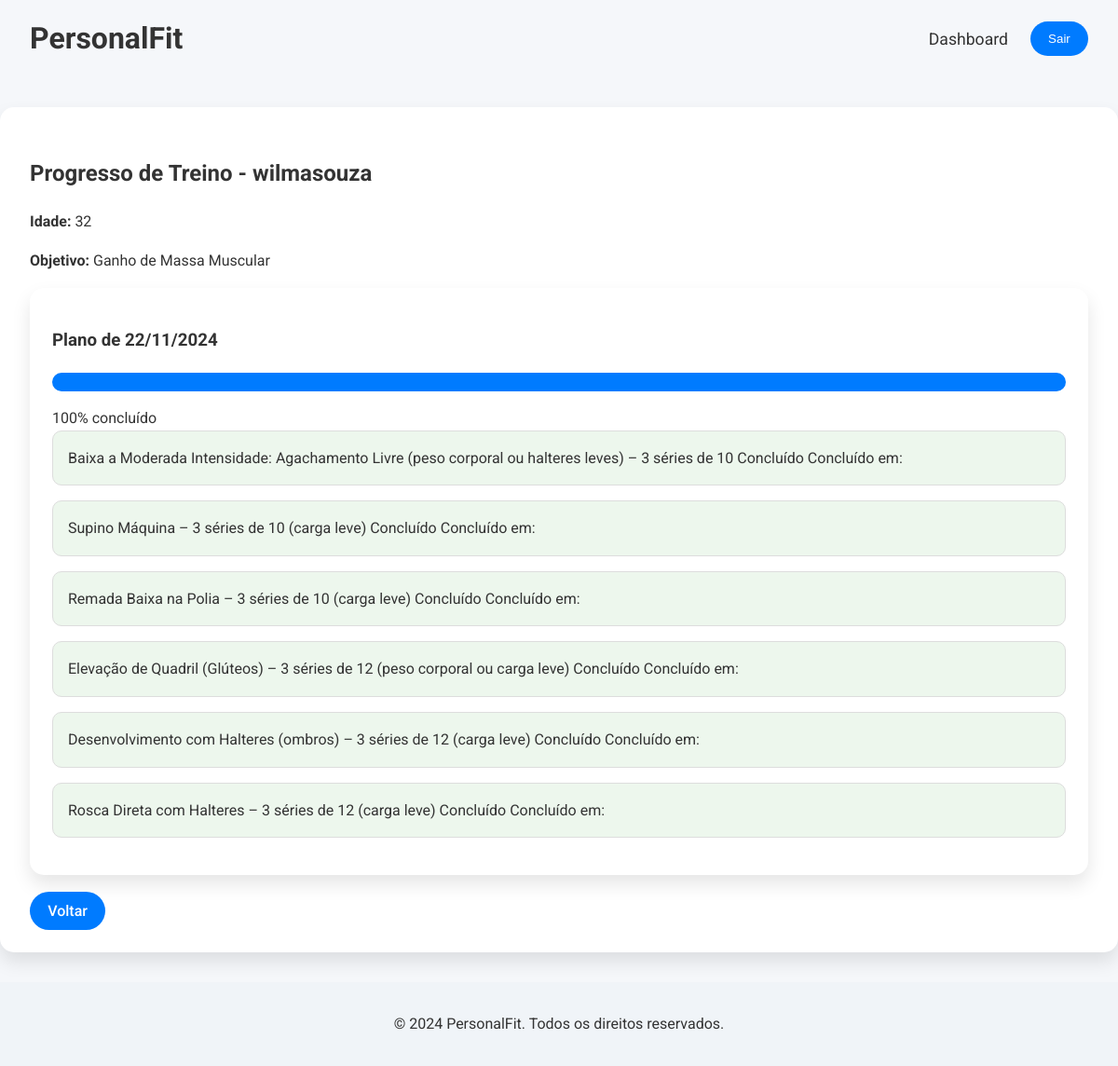
/teacher-progress/5/ (signed in), run on an earlier commit of the app's database.
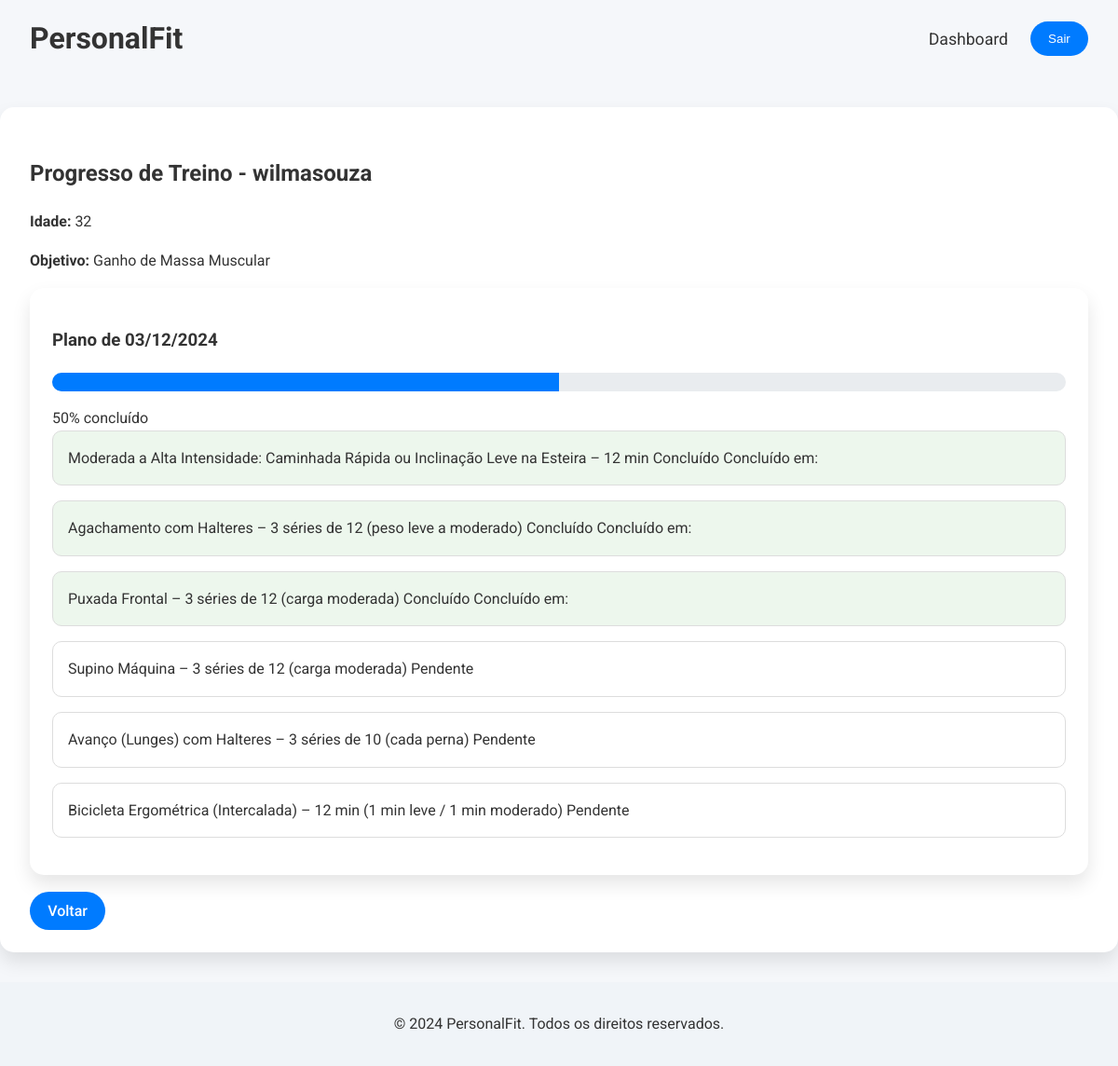
And on a later commit of the database.
### pe_evaluation/models.py (models this page shows, shortened)
class Student(models.Model):
    user = models.OneToOneField(User, on_delete=models.CASCADE)
    age = models.IntegerField(null=True, blank=True)
    height = models.FloatField(null=True, blank=True)
    weight = models.FloatField(null=True, blank=True)
    goal = models.CharField(max_length=50, choices=[
        ('Condicionamento Físico', 'Condicionamento Físico'),
        ('Emagrecimento', 'Emagrecimento'),
        ('Ganho de Massa Muscular', 'Ganho de Massa Muscular'),
    ], null=True, blank=True)

class TrainingPlan(models.Model):
    student = models.ForeignKey(Student, on_delete=models.CASCADE, related_name='training_plans')
    plan_details = models.TextField()
    created_at = models.DateTimeField(auto_now_add=True)

class ExerciseStatus(models.Model):
    training_plan = models.ForeignKey(TrainingPlan, on_delete=models.CASCADE, related_name='exercise_statuses')
    exercise_description = models.TextField()
    status = models.CharField(max_length=10, choices=[('pending', 'Pendente'), ('completed', 'Concluído')], default='pending')
    created_at = models.DateTimeField(auto_now_add=True)

### pe_evaluation/views.py (the view)
# urls.py: path('teacher-progress/<int:student_id>/', views.teacher_training_progress, name='teacher_training_progress'),
@login_required
@user_passes_test(is_teacher)
def teacher_training_progress(request, student_id):
    student = get_object_or_404(User, id=student_id)
    training_plans = TrainingPlan.objects.filter(student=student.student).order_by('-created_at')
    for plan in training_plans:
        total_exercises = plan.exercise_statuses.count()
        completed_exercises = plan.exercise_statuses.filter(status='completed').count()
        plan.completion_percentage = int((completed_exercises / total_exercises * 100) if total_exercises > 0 else 0)
    return render(request, 'teacher_training_progress.html', {
        'student': student,
        'training_plans': training_plans
    })

### pe_evaluation/views.py (called while the page is built)
def is_teacher(user):
    return user.is_authenticated and (user.is_staff or user.is_superuser)

### pe_evaluation/templates/teacher_training_progress.html (shortened to what this page needs)
{% extends 'base.html' %}
{% load static %}
{% block content %}
<section class="section-modern">
    <div class="dashboard-container">
        <h2>Progresso de Treino - {{ student.username }}</h2>
        <div class="student-info">
            <p><strong>Idade:</strong> {{ student.student.age }}</p>
            <p><strong>Objetivo:</strong> {{ student.student.goal }}</p>
        </div>
        <div class="training-progress">
            {% for plan in training_plans %}
                <div class="plan-card">
                    <h3>Plano de {{ plan.created_at|date:"d/m/Y" }}</h3>
                    <div class="progress-summary">
                        <div class="progress-bar">
                            <div class="progress" style="width: {{ plan.completion_percentage }}%"></div>
                        </div>
                        <span>{{ plan.completion_percentage }}% concluído</span>
                    </div>
                    <div class="exercises-list">
                        {% for exercise in plan.exercise_statuses.all %}
                            <div class="exercise-item {% if exercise.status == 'completed' %}completed{% endif %}">
                                <span class="exercise-name">{{ exercise.exercise_description }}</span>
                                <span class="exercise-status">{{ exercise.get_status_display }}</span>
                                <span class="exercise-date">
                                    {% if exercise.status == 'completed' %}
                                        Concluído em: {{ exercise.updated_at|date:"d/m/Y" }}
                                    {% endif %}
                                </span>
                            </div>
                        {% endfor %}
                    </div>
                </div>
            {% empty %}
                <p>Nenhum plano de treino atribuído ainda.</p>
            {% endfor %}
        </div>
        <br>
        <a href="{% url 'teacher_students' %}" class="btn back-button">Voltar</a>
    </div>
</section>
{% endblock %}

### pe_evaluation/templates/base.html (shortened to what this page needs)
{% load static %}
<!DOCTYPE html>
<html lang="pt-BR">
<head>
    <link rel="stylesheet" href="{% static 'css/style.css' %}">
</head>
<body>
    <header class="header-modern">
        <nav class="nav-transparent">
            <div class="logo">PersonalFit</div>
            <ul>
                {% if user.is_authenticated %}
                    {% if user.is_staff %}
                        <li><a href="{% url 'teacher_dashboard' %}">Dashboard</a></li>
                    {% else %}
                        <li><a href="{% url 'student_dashboard' %}">Dashboard</a></li>
                    {% endif %}
                    <li>
                        <form method="post" action="{% url 'logout' %}" style="display: inline;">
                            <button type="submit" class="btn">Sair</button>
                        </form>
                    </li>
                {% else %}
                    <li><a href="{% url 'login' %}" class="btn">Entrar</a></li>
                    <li><a href="{% url 'register' %}" class="btn btn-primary">Cadastrar</a></li>
                {% endif %}
            </ul>
        </nav>
    </header>
    <main>
        {% block content %}{% endblock %}
    </main>
    <footer class="footer-modern">
        <p>&copy; 2024 PersonalFit. Todos os direitos reservados.</p>
    </footer>
</body>
</html>

### pe_evaluation/static/css/style.css (style rules this page uses)
body { font-family: 'Roboto', sans-serif; line-height: 1.6; margin: 0; color: #333; background-color: #f5f7fa; display: flex; flex-direction: column; min-height: 100vh; }
.header-modern { background-color: transparent; padding: 1rem 2rem; position: relative; width: 100%; box-sizing: border-box; z-index: 100; }
.nav-transparent { display: flex; justify-content: space-between; align-items: center; max-width: 1200px; margin: 0 auto; width: 100%; }
.logo { font-size: 2rem; font-weight: 700; color: #333; }
nav ul { list-style: none; display: flex; align-items: center; gap: 1.5rem; margin: 0; padding: 0; }
nav ul li a { color: #333; text-decoration: none; font-size: 1.1rem; transition: color 0.3s; }
.container, .dashboard-container { max-width: 1200px; margin: 2rem auto; padding: 2rem; background: #ffffff; border-radius: 15px; box-shadow: 0 10px 20px rgba(0, 0, 0, 0.1); }
.metric-card, .student-card, .appointment-card, .plan-card { background-color: #ffffff; padding: 1.5rem; border-radius: 15px; box-shadow: 0 10px 20px rgba(0, 0, 0, 0.1); transition: transform 0.3s, box-shadow 0.3s; }
.btn, nav ul li a.btn { background-color: #007BFF; color: #fff; padding: 0.7rem 1.2rem; border: none; border-radius: 50px; cursor: pointer; font-weight: 500; text-decoration: none; transition: background-color 0.3s, transform 0.3s; }
.exercise-item { border: 1px solid #ddd; padding: 1rem; margin-bottom: 1rem; border-radius: 10px; background-color: #ffffff; transition: box-shadow 0.3s; }
.exercise-item.completed { background-color: #f0f9f0; }
.progress-bar { background: #e9ecef; height: 20px; border-radius: 10px; overflow: hidden; margin: 1rem 0; }
.progress { background: #007BFF; height: 100%; transition: width 0.3s ease; }
.footer-modern { text-align: center; padding: 1rem 0; background-color: #f0f4f8; margin-top: auto; }

What changed in the data, as far as the page shows it:
removed TrainingPlan: created_at "22/11/2024", completion_percentage "100"
removed ExerciseStatus: exercise_description "Baixa a Moderada Intensidade: Agachamento Livre (peso corporal ou halteres leves) – 3 séries de 10", status "Concluído", shown under "22/11/2024"
removed ExerciseStatus: exercise_description "Supino Máquina – 3 séries de 10 (carga leve)", status "Concluído", shown under "22/11/2024"
removed ExerciseStatus: exercise_description "Remada Baixa na Polia – 3 séries de 10 (carga leve)", status "Concluído", shown under "22/11/2024"
removed ExerciseStatus: exercise_description "Elevação de Quadril (Glúteos) – 3 séries de 12 (peso corporal ou carga leve)", status "Concluído", shown under "22/11/2024"
removed ExerciseStatus: exercise_description "Desenvolvimento com Halteres (ombros) – 3 séries de 12 (carga leve)", status "Concluído", shown under "22/11/2024"
removed ExerciseStatus: exercise_description "Rosca Direta com Halteres – 3 séries de 12 (carga leve)", status "Concluído", shown under "22/11/2024"
added TrainingPlan: created_at "03/12/2024", completion_percentage "50"
added ExerciseStatus: exercise_description "Moderada a Alta Intensidade: Caminhada Rápida ou Inclinação Leve na Esteira – 12 min", status "Concluído", shown under "03/12/2024"
added ExerciseStatus: exercise_description "Agachamento com Halteres – 3 séries de 12 (peso leve a moderado)", status "Concluído", shown under "03/12/2024"
added ExerciseStatus: exercise_description "Puxada Frontal – 3 séries de 12 (carga moderada)", status "Concluído", shown under "03/12/2024"
added ExerciseStatus: exercise_description "Supino Máquina – 3 séries de 12 (carga moderada)", status "Pendente", shown under "03/12/2024"
added ExerciseStatus: exercise_description "Avanço (Lunges) com Halteres – 3 séries de 10 (cada perna)", status "Pendente", shown under "03/12/2024"
added ExerciseStatus: exercise_description "Bicicleta Ergométrica (Intercalada) – 12 min (1 min leve / 1 min moderado)", status "Pendente", shown under "03/12/2024"
